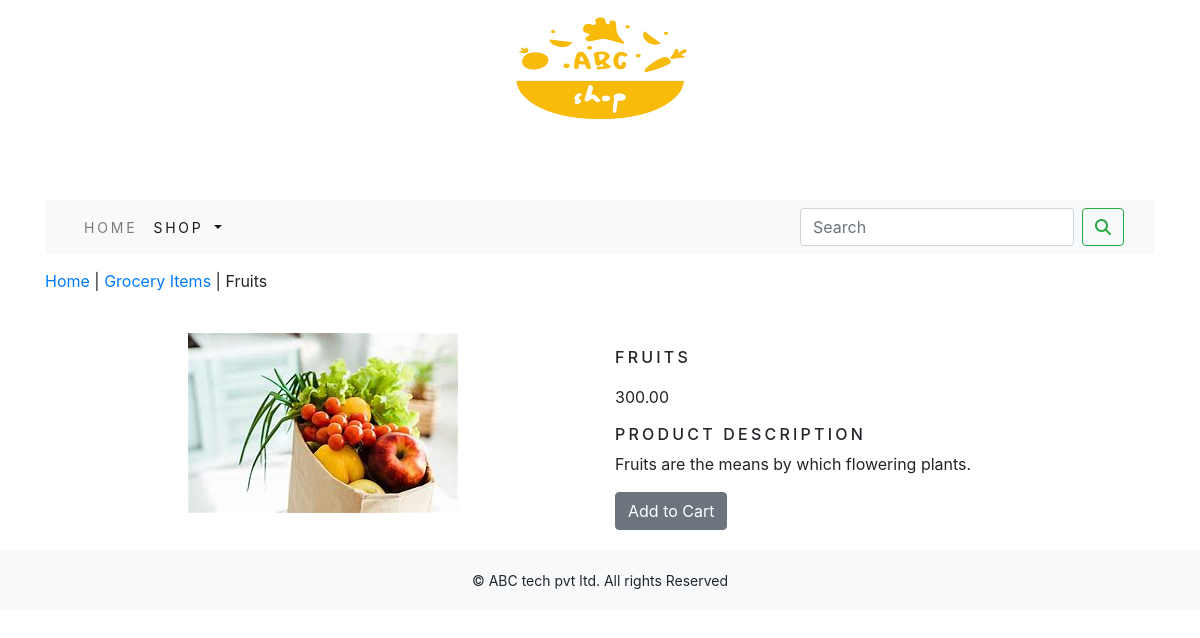
Screenshot of /shop/grocery-items/fruits/ with the database file from the repository.
### shop/models.py (models this page shows, shortened)
class Product(models.Model):
    name=models.CharField(max_length=250,unique=True)
    slug=models.SlugField(max_length=250,unique=True)
    description=models.TextField(blank=True)
    price=models.DecimalField(max_digits=10,decimal_places=2)
    category=models.ForeignKey(Category,on_delete=models.CASCADE)
    image=models.ImageField(upload_to='product',blank=True)
    stock=models.IntegerField()
    available=models.BooleanField(default=True)
    created=models.DateTimeField(auto_now_add=True)
    updated=models.DateTimeField(auto_now=True)
    class Meta:
        ordering=('name',)
        verbose_name='product'
        verbose_name_plural='products'

class Category(models.Model):
    name=models.CharField(max_length=250,unique=True)
    slug=models.SlugField(max_length=250,unique=True)
    description=models.TextField(blank=True)
    image=models.ImageField(upload_to='category',blank=True)
    class Meta:
        ordering=('name'),
        verbose_name='category'
        verbose_name_plural='categories'
    def get_url(self):
        return reverse('shop:products_by_category',args=[self.slug])
    def __str__(self):
        return '{}'.format(self.name)

### shop/views.py (the view)
# urls.py: path('<slug:c_slug>/<slug:product_slug>/',views.proDetail,name='prodCatdetail'),
def proDetail(request,c_slug,product_slug):
    try:
        product=Product.objects.get(category__slug=c_slug,slug=product_slug)
    except Exception as e:
        raise e
    return render(request,'product.html',{'product':product})

### cart/context_processors.py (called while the page is built)
def counter(request):
    item_count=0
    if 'admin' in request.path:
        return {}
    else:
        try:
            cart=Cart.objects.filter(cart_id=_cart_id(request))
            cart_items=CartItem.objects.all().filter(cart=cart[:1])
            for cart_item in cart_items:
                item_count += cart_item.quantity
        except Cart.DoesNotExist:
            item_count = 0
        return dict(item_count=item_count)

### cart/views.py (called while the page is built)
def _cart_id(request):
    cart=request.session.session_key
    if not cart:
        cart=request.session.create()
    return cart

### shop/context_processors.py (called while the page is built)
def menu_links(request):
    links=Category.objects.all()
    return dict(links=links)

### templates/product.html (shortened to what this page needs)
{% extends 'base.html' %}
{% load static %}
{% block content %}
<div class="container">
<div class="row my_prod_row_class">
  <div class="mx_auto">
      <p><a href="{% url 'shop:allProdCat' %}">Home</a> | <a href="{{product.category.get_url}}">{{product.category}}</a> | {{product.name}} </p>
  </div>
    <div class="container">
        <br>
<div class="row">
    <div class="col-12 col-sm-12 col-md-12 col-lg-6 text-center">
        <div style="min-width:18rem">
            <img src="{{product.image.url}}" alt="{{product.name}}">
        </div>
    </div>
        <div class="col-12 col-sm-12 col-md-12 col-lg-6">
            <div>
            <h1 class="my_product-title">{{product.name}}</h1>
            <p>{{product.price}}</p>
            <h2 class="my_title">Product Description</h2>
            <p class="text-justify my_prod_text">{{product.description}}</p>
            {% if product.stock <= 0 %}
            <p class="text-justify my_prod_text"><b>Out of Stock</b></p>
            {% else %}
            <a class="btn btn-secondary" href="{% url 'cart:add_cart' product.id %}">Add to Cart</a>
   {% endif %}
            </div>
    </div>
</div>
</div>
</div>
</div>
{% endblock %}

### static/css/custom.css (style rules this page uses)
body { font-family: 'Roboto', sans-serif; }
.my_title { font-size: 16px; text-transform: uppercase; letter-spacing: .2em; }
.my_prod_row_class { padding-top: 15px; padding-bottom:20px; }
.my_product-title { font-size:16px; text-transform:uppercase; letter-spacing:.2em; padding-top:15px; padding-bottom:10px; }

### rows the page displays
Product: category "Grocery Items", name "Fruits", image (picture), name "FRUITS", price "300.00", description "Fruits are the means by which flowering plants."
